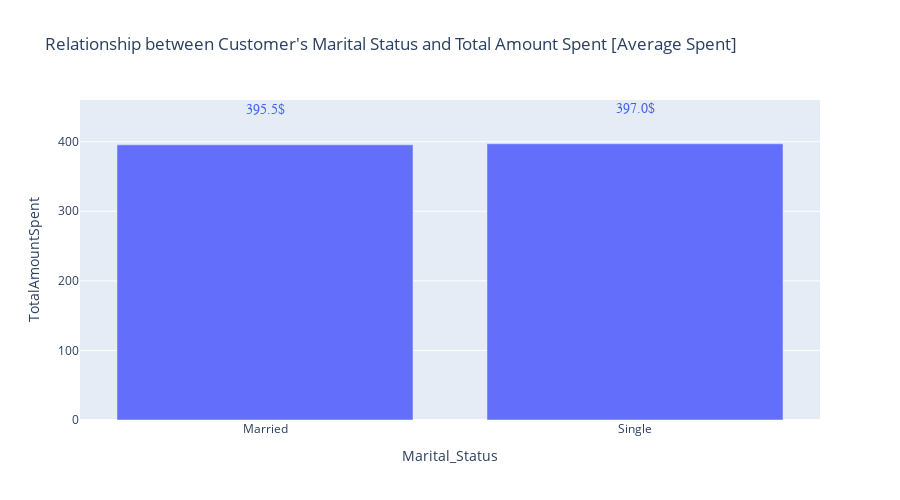

Notebook code for this chart:
### Markdown cell above
## Marital and Total Amount

### Code cell
mask = df.groupby("Marital_Status")["TotalAmountSpent"].median()
mask = mask.reset_index()
fig = px.bar(data_frame=mask, x="Marital_Status", y="TotalAmountSpent", height=500, 
             title="Relationship between Customer's Marital Status and Total Amount Spent [Average Spent]")

annotation = []
for x, y in zip(mask["Marital_Status"], mask["TotalAmountSpent"]):
    annotation.append(
        dict(x=x, y=y +50,
             text=str(round(y, 2)) + '$',
             font=dict(family='Arial', size=14, color='rgb(66, 99, 236)'), showarrow=False)
    )
fig.update_xaxes(categoryorder='array', categoryarray= ["21-30", "31-40"])
fig.update_layout(annotations=annotation)
fig.show()

### Figure 1 — Plotly figure (JSON) as saved in the notebook; plotly's stock layout.template omitted (floating-point values rounded to 4 significant figures)
{"data": [{"alignmentgroup": "True", "hovertemplate": "Marital_Status=%{x}<br>TotalAmountSpent=%{y}<extra></extra>", "legendgroup": "", "marker": {"color": "#636efa", "pattern": {"shape": ""}}, "name": "", "offsetgroup": "", "orientation": "v", "showlegend": false, "textposition": "auto", "type": "bar", "x": ["Married", "Single"], "xaxis": "x", "y": [395.5, 397], "yaxis": "y"}], "layout": {"annotations": [{"font": {"color": "rgb(66, 99, 236)", "family": "Arial", "size": 14}, "showarrow": false, "text": "395.5$", "x": "Married", "y": 445.5}, {"font": {"color": "rgb(66, 99, 236)", "family": "Arial", "size": 14}, "showarrow": false, "text": "397.0$", "x": "Single", "y": 447}], "barmode": "relative", "height": 500, "legend": {"tracegroupgap": 0}, "title": {"text": "Relationship between Customer's Marital Status and Total Amount Spent [Average Spent]"}, "xaxis": {"anchor": "y", "categoryarray": ["21-30", "31-40"], "categoryorder": "array", "domain": [0, 1], "title": {"text": "Marital_Status"}}, "yaxis": {"anchor": "x", "domain": [0, 1], "title": {"text": "TotalAmountSpent"}}}}
